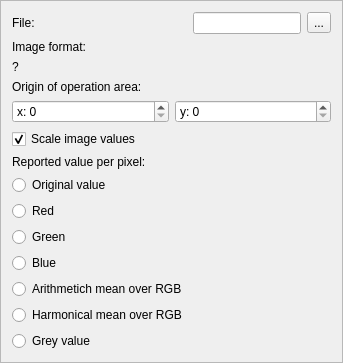
                <widget class="QFrame" name="frame_mxf1_imgparam">
                 <property name="frameShape">
                  <enum>QFrame::StyledPanel</enum>
                 </property>
                 <property name="frameShadow">
                  <enum>QFrame::Raised</enum>
                 </property>
                 <layout class="QGridLayout" name="gridLayout_5">
                  <item row="0" column="1">
                   <layout class="QHBoxLayout" name="horizontalLayout_3">
                    <item>
                     <widget class="QLineEdit" name="le_mxf1_imagepath">
                      <property name="sizePolicy">
                       <sizepolicy hsizetype="Expanding" vsizetype="Expanding">
                        <horstretch>0</horstretch>
                        <verstretch>0</verstretch>
                       </sizepolicy>
                      </property>
                      <property name="toolTip">
                       <string>&lt;!DOCTYPE HTML PUBLIC &quot;-//W3C//DTD HTML 4.0//EN&quot; &quot;http://www.w3.org/TR/REC-html40/strict.dtd&quot;&gt;
&lt;html&gt;&lt;head&gt;&lt;meta name=&quot;qrichtext&quot; content=&quot;1&quot; /&gt;&lt;style type=&quot;text/css&quot;&gt;
p, li { white-space: pre-wrap; }
&lt;/style&gt;&lt;/head&gt;&lt;body style=&quot; font-family:'DejaVu Sans'; font-size:9pt; font-weight:400; font-style:normal;&quot;&gt;
&lt;table style=&quot;-qt-table-type: root; margin-top:4px; margin-bottom:4px; margin-left:4px; margin-right:4px;&quot;&gt;
&lt;tr&gt;
&lt;td style=&quot;border: none;&quot;&gt;
&lt;p style=&quot; margin-top:0px; margin-bottom:0px; margin-left:0px; margin-right:0px; -qt-block-indent:0; text-indent:0px;&quot;&gt;&lt;img src=&quot;:/icons/folder-saved.svg.png&quot; /&gt;&lt;/p&gt;&lt;/td&gt;&lt;/tr&gt;&lt;/table&gt;&lt;/body&gt;&lt;/html&gt;</string>
                      </property>
                      <property name="readOnly">
                       <bool>true</bool>
                      </property>
                     </widget>
                    </item>
                    <item>
                     <widget class="QToolButton" name="tb_mxf1_browseImage">
                      <property name="sizePolicy">
                       <sizepolicy hsizetype="Fixed" vsizetype="Fixed">
                        <horstretch>0</horstretch>
                        <verstretch>0</verstretch>
                       </sizepolicy>
                      </property>
                      <property name="text">
                       <string>...</string>
                      </property>
                     </widget>
                    </item>
                   </layout>
                  </item>
                  <item row="5" column="0" rowspan="2" colspan="2">
                   <layout class="QHBoxLayout" name="horizontalLayout_6">
                    <item>
                     <widget class="QSpinBox" name="sb_mxf1_originX">
                      <property name="sizePolicy">
                       <sizepolicy hsizetype="Expanding" vsizetype="Fixed">
                        <horstretch>0</horstretch>
                        <verstretch>0</verstretch>
                       </sizepolicy>
                      </property>
                      <property name="prefix">
                       <string>x: </string>
                      </property>
                     </widget>
                    </item>
                    <item>
                     <widget class="QSpinBox" name="sb_mxf1_originY">
                      <property name="sizePolicy">
                       <sizepolicy hsizetype="Expanding" vsizetype="Fixed">
                        <horstretch>0</horstretch>
                        <verstretch>0</verstretch>
                       </sizepolicy>
                      </property>
                      <property name="prefix">
                       <string>y: </string>
                      </property>
                     </widget>
                    </item>
                   </layout>
                  </item>
                  <item row="4" column="0" colspan="2">
                   <widget class="QLabel" name="lbl_mxf1_origin">
                    <property name="text">
                     <string>Origin of operation area:</string>
                    </property>
                   </widget>
                  </item>
                  <item row="0" column="0">
                   <widget class="QLabel" name="lbl_mxf1_imagefile">
                    <property name="sizePolicy">
                     <sizepolicy hsizetype="Preferred" vsizetype="Preferred">
                      <horstretch>0</horstretch>
                      <verstretch>0</verstretch>
                     </sizepolicy>
                    </property>
                    <property name="text">
                     <string>File:</string>
                    </property>
                   </widget>
                  </item>
                  <item row="7" column="0" colspan="2">
                   <widget class="QCheckBox" name="cb_mxf1_imgValueScaling">
                    <property name="text">
                     <string>Scale image values</string>
                    </property>
                    <property name="checked">
                     <bool>true</bool>
                    </property>
                   </widget>
                  </item>
                  <item row="9" column="0" colspan="2">
                   <widget class="QRadioButton" name="rb_mxf1_reportOriginal">
                    <property name="text">
                     <string>Original value</string>
                    </property>
                   </widget>
                  </item>
                  <item row="8" column="0" colspan="2">
                   <widget class="QLabel" name="lbl_mxf1_reportedImgValues">
                    <property name="text">
                     <string>Reported value per pixel:</string>
                    </property>
                   </widget>
                  </item>
                  <item row="10" column="0" colspan="2">
                   <widget class="QRadioButton" name="rb_mxf1_reportRed">
                    <property name="text">
                     <string>Red</string>
                    </property>
                   </widget>
                  </item>
                  <item row="11" column="0" colspan="2">
                   <widget class="QRadioButton" name="rb_mxf1_reportGreen">
                    <property name="text">
                     <string>Green</string>
                    </property>
                   </widget>
                  </item>
                  <item row="12" column="0">
                   <widget class="QRadioButton" name="rb_mxf1_reportBlue">
                    <property name="text">
                     <string>Blue</string>
                    </property>
                   </widget>
                  </item>
                  <item row="13" column="0" colspan="2">
                   <widget class="QRadioButton" name="rb_reportArithmeticMean">
                    <property name="sizePolicy">
                     <sizepolicy hsizetype="Preferred" vsizetype="Fixed">
                      <horstretch>0</horstretch>
                      <verstretch>0</verstretch>
                     </sizepolicy>
                    </property>
                    <property name="text">
                     <string>Arithmetich mean over RGB</string>
                    </property>
                   </widget>
                  </item>
                  <item row="2" column="0" colspan="2">
                   <widget class="QLabel" name="lbl_mxf1_imageFormat">
                    <property name="sizePolicy">
                     <sizepolicy hsizetype="Preferred" vsizetype="Expanding">
                      <horstretch>0</horstretch>
                      <verstretch>0</verstretch>
                     </sizepolicy>
                    </property>
                    <property name="toolTip">
                     <string>&lt;!DOCTYPE HTML PUBLIC &quot;-//W3C//DTD HTML 4.0//EN&quot; &quot;http://www.w3.org/TR/REC-html40/strict.dtd&quot;&gt;
&lt;html&gt;&lt;head&gt;&lt;meta name=&quot;qrichtext&quot; content=&quot;1&quot; /&gt;&lt;style type=&quot;text/css&quot;&gt;
p, li { white-space: pre-wrap; }
&lt;/style&gt;&lt;/head&gt;&lt;body style=&quot; font-family:'DejaVu Sans'; font-size:9pt; font-weight:400; font-style:normal;&quot;&gt;
&lt;table style=&quot;-qt-table-type: root; margin-top:4px; margin-bottom:4px; margin-left:4px; margin-right:4px;&quot;&gt;
&lt;tr&gt;
&lt;td style=&quot;border: none;&quot;&gt;
&lt;p style=&quot; margin-top:15px; margin-bottom:0px; margin-left:0px; margin-right:0px; -qt-block-indent:0; text-indent:0px; background-color:#f6f6f6;&quot;&gt;&lt;span style=&quot; font-family:'Verdana'; font-size:large; font-weight:600; color:#363534; background-color:#f6f6f6;&quot;&gt;enum QImage::Format&lt;/span&gt;&lt;/p&gt;
&lt;p style=&quot; margin-top:0px; margin-bottom:0px; margin-left:0px; margin-right:0px; -qt-block-indent:0; text-indent:0px;&quot;&gt;&lt;span style=&quot; font-family:'Verdana'; font-size:medium; color:#363534;&quot;&gt;The following image formats are available in Qt. Values greater than QImage::Format_RGB16 were added in Qt 4.4. See the notes after the table.&lt;/span&gt;&lt;/p&gt;
&lt;table border=&quot;0&quot; style=&quot; margin-top:0px; margin-bottom:25px; margin-left:0px; margin-right:0px;&quot; cellspacing=&quot;2&quot; cellpadding=&quot;0&quot; bgcolor=&quot;#f6f6f6&quot;&gt;
&lt;tr&gt;
&lt;td&gt;&lt;/td&gt;
&lt;td&gt;&lt;/td&gt;
&lt;td&gt;&lt;/td&gt;&lt;/tr&gt;
&lt;tr&gt;
&lt;td bgcolor=&quot;#e1e1e1&quot; style=&quot; padding-left:15; padding-right:15; padding-top:5; padding-bottom:5;&quot;&gt;
&lt;p align=&quot;center&quot; style=&quot; margin-top:0px; margin-bottom:0px; margin-left:0px; margin-right:0px; -qt-block-indent:0; text-indent:0px;&quot;&gt;&lt;span style=&quot; font-family:'Verdana'; font-size:medium; font-weight:600; color:#363534; background-color:#e1e1e1;&quot;&gt;Constant&lt;/span&gt;&lt;/p&gt;&lt;/td&gt;
&lt;td bgcolor=&quot;#e1e1e1&quot; style=&quot; padding-left:15; padding-right:15; padding-top:5; padding-bottom:5;&quot;&gt;
&lt;p align=&quot;center&quot; style=&quot; margin-top:0px; margin-bottom:0px; margin-left:0px; margin-right:0px; -qt-block-indent:0; text-indent:0px;&quot;&gt;&lt;span style=&quot; font-family:'Verdana'; font-size:medium; font-weight:600; color:#363534; background-color:#e1e1e1;&quot;&gt;Value&lt;/span&gt;&lt;/p&gt;&lt;/td&gt;
&lt;td bgcolor=&quot;#e1e1e1&quot; style=&quot; padding-left:15; padding-right:15; padding-top:5; padding-bottom:5;&quot;&gt;
&lt;p align=&quot;center&quot; style=&quot; margin-top:0px; margin-bottom:0px; margin-left:0px; margin-right:0px; -qt-block-indent:0; text-indent:0px;&quot;&gt;&lt;span style=&quot; font-family:'Verdana'; font-size:medium; font-weight:600; color:#363534; background-color:#e1e1e1;&quot;&gt;Description&lt;/span&gt;&lt;/p&gt;&lt;/td&gt;&lt;/tr&gt;
&lt;tr&gt;
&lt;td style=&quot; vertical-align:top; padding-left:20; padding-right:15; padding-top:3; padding-bottom:3;&quot;&gt;
&lt;p style=&quot; margin-top:0px; margin-bottom:0px; margin-left:0px; margin-right:0px; -qt-block-indent:0; text-indent:0px;&quot;&gt;&lt;span style=&quot; font-family:'Courier New,courier'; font-size:medium; color:#363534;&quot;&gt;QImage::Format_Invalid&lt;/span&gt;&lt;/p&gt;&lt;/td&gt;
&lt;td style=&quot; vertical-align:top; padding-left:20; padding-right:15; padding-top:3; padding-bottom:3;&quot;&gt;
&lt;p style=&quot; margin-top:0px; margin-bottom:0px; margin-left:0px; margin-right:0px; -qt-block-indent:0; text-indent:0px;&quot;&gt;&lt;span style=&quot; font-family:'Courier New,courier'; font-size:medium; color:#363534;&quot;&gt;0&lt;/span&gt;&lt;/p&gt;&lt;/td&gt;
&lt;td style=&quot; vertical-align:top; padding-left:20; padding-right:15; padding-top:3; padding-bottom:3;&quot;&gt;
&lt;p style=&quot; margin-top:0px; margin-bottom:0px; margin-left:0px; margin-right:0px; -qt-block-indent:0; text-indent:0px;&quot;&gt;&lt;span style=&quot; font-family:'Verdana'; font-size:medium; color:#363534;&quot;&gt;The image is invalid.&lt;/span&gt;&lt;/p&gt;&lt;/td&gt;&lt;/tr&gt;
&lt;tr&gt;
&lt;td style=&quot; vertical-align:top; padding-left:20; padding-right:15; padding-top:3; padding-bottom:3;&quot;&gt;
&lt;p style=&quot; margin-top:0px; margin-bottom:0px; margin-left:0px; margin-right:0px; -qt-block-indent:0; text-indent:0px;&quot;&gt;&lt;span style=&quot; font-family:'Courier New,courier'; font-size:medium; color:#363534;&quot;&gt;QImage::Format_Mono&lt;/span&gt;&lt;/p&gt;&lt;/td&gt;
&lt;td style=&quot; vertical-align:top; padding-left:20; padding-right:15; padding-top:3; padding-bottom:3;&quot;&gt;
&lt;p style=&quot; margin-top:0px; margin-bottom:0px; margin-left:0px; margin-right:0px; -qt-block-indent:0; text-indent:0px;&quot;&gt;&lt;span style=&quot; font-family:'Courier New,courier'; font-size:medium; color:#363534;&quot;&gt;1&lt;/span&gt;&lt;/p&gt;&lt;/td&gt;
&lt;td style=&quot; vertical-align:top; padding-left:20; padding-right:15; padding-top:3; padding-bottom:3;&quot;&gt;
&lt;p style=&quot; margin-top:0px; margin-bottom:0px; margin-left:0px; margin-right:0px; -qt-block-indent:0; text-indent:0px;&quot;&gt;&lt;span style=&quot; font-family:'Verdana'; font-size:medium; color:#363534;&quot;&gt;The image is stored using 1-bit per pixel. Bytes are packed with the most significant bit (MSB) first.&lt;/span&gt;&lt;/p&gt;&lt;/td&gt;&lt;/tr&gt;
&lt;tr&gt;
&lt;td style=&quot; vertical-align:top; padding-left:20; padding-right:15; padding-top:3; padding-bottom:3;&quot;&gt;
&lt;p style=&quot; margin-top:0px; margin-bottom:0px; margin-left:0px; margin-right:0px; -qt-block-indent:0; text-indent:0px;&quot;&gt;&lt;span style=&quot; font-family:'Courier New,courier'; font-size:medium; color:#363534;&quot;&gt;QImage::Format_MonoLSB&lt;/span&gt;&lt;/p&gt;&lt;/td&gt;
&lt;td style=&quot; vertical-align:top; padding-left:20; padding-right:15; padding-top:3; padding-bottom:3;&quot;&gt;
&lt;p style=&quot; margin-top:0px; margin-bottom:0px; margin-left:0px; margin-right:0px; -qt-block-indent:0; text-indent:0px;&quot;&gt;&lt;span style=&quot; font-family:'Courier New,courier'; font-size:medium; color:#363534;&quot;&gt;2&lt;/span&gt;&lt;/p&gt;&lt;/td&gt;
&lt;td style=&quot; vertical-align:top; padding-left:20; padding-right:15; padding-top:3; padding-bottom:3;&quot;&gt;
&lt;p style=&quot; margin-top:0px; margin-bottom:0px; margin-left:0px; margin-right:0px; -qt-block-indent:0; text-indent:0px;&quot;&gt;&lt;span style=&quot; font-family:'Verdana'; font-size:medium; color:#363534;&quot;&gt;The image is stored using 1-bit per pixel. Bytes are packed with the less significant bit (LSB) first.&lt;/span&gt;&lt;/p&gt;&lt;/td&gt;&lt;/tr&gt;
&lt;tr&gt;
&lt;td style=&quot; vertical-align:top; padding-left:20; padding-right:15; padding-top:3; padding-bottom:3;&quot;&gt;
&lt;p style=&quot; margin-top:0px; margin-bottom:0px; margin-left:0px; margin-right:0px; -qt-block-indent:0; text-indent:0px;&quot;&gt;&lt;span style=&quot; font-family:'Courier New,courier'; font-size:medium; color:#363534;&quot;&gt;QImage::Format_Indexed8&lt;/span&gt;&lt;/p&gt;&lt;/td&gt;
&lt;td style=&quot; vertical-align:top; padding-left:20; padding-right:15; padding-top:3; padding-bottom:3;&quot;&gt;
&lt;p style=&quot; margin-top:0px; margin-bottom:0px; margin-left:0px; margin-right:0px; -qt-block-indent:0; text-indent:0px;&quot;&gt;&lt;span style=&quot; font-family:'Courier New,courier'; font-size:medium; color:#363534;&quot;&gt;3&lt;/span&gt;&lt;/p&gt;&lt;/td&gt;
&lt;td style=&quot; vertical-align:top; padding-left:20; padding-right:15; padding-top:3; padding-bottom:3;&quot;&gt;
&lt;p style=&quot; margin-top:0px; margin-bottom:0px; margin-left:0px; margin-right:0px; -qt-block-indent:0; text-indent:0px;&quot;&gt;&lt;span style=&quot; font-family:'Verdana'; font-size:medium; color:#363534;&quot;&gt;The image is stored using 8-bit indexes into a colormap.&lt;/span&gt;&lt;/p&gt;&lt;/td&gt;&lt;/tr&gt;
&lt;tr&gt;
&lt;td style=&quot; vertical-align:top; padding-left:20; padding-right:15; padding-top:3; padding-bottom:3;&quot;&gt;
&lt;p style=&quot; margin-top:0px; margin-bottom:0px; margin-left:0px; margin-right:0px; -qt-block-indent:0; text-indent:0px;&quot;&gt;&lt;span style=&quot; font-family:'Courier New,courier'; font-size:medium; color:#363534;&quot;&gt;QImage::Format_RGB32&lt;/span&gt;&lt;/p&gt;&lt;/td&gt;
&lt;td style=&quot; vertical-align:top; padding-left:20; padding-right:15; padding-top:3; padding-bottom:3;&quot;&gt;
&lt;p style=&quot; margin-top:0px; margin-bottom:0px; margin-left:0px; margin-right:0px; -qt-block-indent:0; text-indent:0px;&quot;&gt;&lt;span style=&quot; font-family:'Courier New,courier'; font-size:medium; color:#363534;&quot;&gt;4&lt;/span&gt;&lt;/p&gt;&lt;/td&gt;
&lt;td style=&quot; vertical-align:top; padding-left:20; padding-right:15; padding-top:3; padding-bottom:3;&quot;&gt;
&lt;p style=&quot; margin-top:0px; margin-bottom:0px; margin-left:0px; margin-right:0px; -qt-block-indent:0; text-indent:0px;&quot;&gt;&lt;span style=&quot; font-family:'Verdana'; font-size:medium; color:#363534;&quot;&gt;The image is stored using a 32-bit RGB format (0xffRRGGBB).&lt;/span&gt;&lt;/p&gt;&lt;/td&gt;&lt;/tr&gt;
&lt;tr&gt;
&lt;td style=&quot; vertical-align:top; padding-left:20; padding-right:15; padding-top:3; padding-bottom:3;&quot;&gt;
&lt;p style=&quot; margin-top:0px; margin-bottom:0px; margin-left:0px; margin-right:0px; -qt-block-indent:0; text-indent:0px;&quot;&gt;&lt;span style=&quot; font-family:'Courier New,courier'; font-size:medium; color:#363534;&quot;&gt;QImage::Format_ARGB32&lt;/span&gt;&lt;/p&gt;&lt;/td&gt;
&lt;td style=&quot; vertical-align:top; padding-left:20; padding-right:15; padding-top:3; padding-bottom:3;&quot;&gt;
&lt;p style=&quot; margin-top:0px; margin-bottom:0px; margin-left:0px; margin-right:0px; -qt-block-indent:0; text-indent:0px;&quot;&gt;&lt;span style=&quot; font-family:'Courier New,courier'; font-size:medium; color:#363534;&quot;&gt;5&lt;/span&gt;&lt;/p&gt;&lt;/td&gt;
&lt;td style=&quot; vertical-align:top; padding-left:20; padding-right:15; padding-top:3; padding-bottom:3;&quot;&gt;
&lt;p style=&quot; margin-top:0px; margin-bottom:0px; margin-left:0px; margin-right:0px; -qt-block-indent:0; text-indent:0px;&quot;&gt;&lt;span style=&quot; font-family:'Verdana'; font-size:medium; color:#363534;&quot;&gt;The image is stored using a 32-bit ARGB format (0xAARRGGBB).&lt;/span&gt;&lt;/p&gt;&lt;/td&gt;&lt;/tr&gt;
&lt;tr&gt;
&lt;td style=&quot; vertical-align:top; padding-left:20; padding-right:15; padding-top:3; padding-bottom:3;&quot;&gt;
&lt;p style=&quot; margin-top:0px; margin-bottom:0px; margin-left:0px; margin-right:0px; -qt-block-indent:0; text-indent:0px;&quot;&gt;&lt;span style=&quot; font-family:'Courier New,courier'; font-size:medium; color:#363534;&quot;&gt;QImage::Format_ARGB32_Premultiplied&lt;/span&gt;&lt;/p&gt;&lt;/td&gt;
&lt;td style=&quot; vertical-align:top; padding-left:20; padding-right:15; padding-top:3; padding-bottom:3;&quot;&gt;
&lt;p style=&quot; margin-top:0px; margin-bottom:0px; margin-left:0px; margin-right:0px; -qt-block-indent:0; text-indent:0px;&quot;&gt;&lt;span style=&quot; font-family:'Courier New,courier'; font-size:medium; color:#363534;&quot;&gt;6&lt;/span&gt;&lt;/p&gt;&lt;/td&gt;
&lt;td style=&quot; vertical-align:top; padding-left:20; padding-right:15; padding-top:3; padding-bottom:3;&quot;&gt;
&lt;p style=&quot; margin-top:0px; margin-bottom:0px; margin-left:0px; margin-right:0px; -qt-block-indent:0; text-indent:0px;&quot;&gt;&lt;span style=&quot; font-family:'Verdana'; font-size:medium; color:#363534;&quot;&gt;The image is stored using a premultiplied 32-bit ARGB format (0xAARRGGBB), i.e. the red, green, and blue channels are multiplied by the alpha component divided by 255. (If RR, GG, or BB has a higher value than the alpha channel, the results are undefined.) Certain operations (such as image composition using alpha blending) are faster using premultiplied ARGB32 than with plain ARGB32.&lt;/span&gt;&lt;/p&gt;&lt;/td&gt;&lt;/tr&gt;
&lt;tr&gt;
&lt;td style=&quot; vertical-align:top; padding-left:20; padding-right:15; padding-top:3; padding-bottom:3;&quot;&gt;
&lt;p style=&quot; margin-top:0px; margin-bottom:0px; margin-left:0px; margin-right:0px; -qt-block-indent:0; text-indent:0px;&quot;&gt;&lt;span style=&quot; font-family:'Courier New,courier'; font-size:medium; color:#363534;&quot;&gt;QImage::Format_RGB16&lt;/span&gt;&lt;/p&gt;&lt;/td&gt;
&lt;td style=&quot; vertical-align:top; padding-left:20; padding-right:15; padding-top:3; padding-bottom:3;&quot;&gt;
&lt;p style=&quot; margin-top:0px; margin-bottom:0px; margin-left:0px; margin-right:0px; -qt-block-indent:0; text-indent:0px;&quot;&gt;&lt;span style=&quot; font-family:'Courier New,courier'; font-size:medium; color:#363534;&quot;&gt;7&lt;/span&gt;&lt;/p&gt;&lt;/td&gt;
&lt;td style=&quot; vertical-align:top; padding-left:20; padding-right:15; padding-top:3; padding-bottom:3;&quot;&gt;
&lt;p style=&quot; margin-top:0px; margin-bottom:0px; margin-left:0px; margin-right:0px; -qt-block-indent:0; text-indent:0px;&quot;&gt;&lt;span style=&quot; font-family:'Verdana'; font-size:medium; color:#363534;&quot;&gt;The image is stored using a 16-bit RGB format (5-6-5).&lt;/span&gt;&lt;/p&gt;&lt;/td&gt;&lt;/tr&gt;
&lt;tr&gt;
&lt;td style=&quot; vertical-align:top; padding-left:20; padding-right:15; padding-top:3; padding-bottom:3;&quot;&gt;
&lt;p style=&quot; margin-top:0px; margin-bottom:0px; margin-left:0px; margin-right:0px; -qt-block-indent:0; text-indent:0px;&quot;&gt;&lt;span style=&quot; font-family:'Courier New,courier'; font-size:medium; color:#363534;&quot;&gt;QImage::Format_ARGB8565_Premultiplied&lt;/span&gt;&lt;/p&gt;&lt;/td&gt;
&lt;td style=&quot; vertical-align:top; padding-left:20; padding-right:15; padding-top:3; padding-bottom:3;&quot;&gt;
&lt;p style=&quot; margin-top:0px; margin-bottom:0px; margin-left:0px; margin-right:0px; -qt-block-indent:0; text-indent:0px;&quot;&gt;&lt;span style=&quot; font-family:'Courier New,courier'; font-size:medium; color:#363534;&quot;&gt;8&lt;/span&gt;&lt;/p&gt;&lt;/td&gt;
&lt;td style=&quot; vertical-align:top; padding-left:20; padding-right:15; padding-top:3; padding-bottom:3;&quot;&gt;
&lt;p style=&quot; margin-top:0px; margin-bottom:0px; margin-left:0px; margin-right:0px; -qt-block-indent:0; text-indent:0px;&quot;&gt;&lt;span style=&quot; font-family:'Verdana'; font-size:medium; color:#363534;&quot;&gt;The image is stored using a premultiplied 24-bit ARGB format (8-5-6-5).&lt;/span&gt;&lt;/p&gt;&lt;/td&gt;&lt;/tr&gt;
&lt;tr&gt;
&lt;td style=&quot; vertical-align:top; padding-left:20; padding-right:15; padding-top:3; padding-bottom:3;&quot;&gt;
&lt;p style=&quot; margin-top:0px; margin-bottom:0px; margin-left:0px; margin-right:0px; -qt-block-indent:0; text-indent:0px;&quot;&gt;&lt;span style=&quot; font-family:'Courier New,courier'; font-size:medium; color:#363534;&quot;&gt;QImage::Format_RGB666&lt;/span&gt;&lt;/p&gt;&lt;/td&gt;
&lt;td style=&quot; vertical-align:top; padding-left:20; padding-right:15; padding-top:3; padding-bottom:3;&quot;&gt;
&lt;p style=&quot; margin-top:0px; margin-bottom:0px; margin-left:0px; margin-right:0px; -qt-block-indent:0; text-indent:0px;&quot;&gt;&lt;span style=&quot; font-family:'Courier New,courier'; font-size:medium; color:#363534;&quot;&gt;9&lt;/span&gt;&lt;/p&gt;&lt;/td&gt;
&lt;td style=&quot; vertical-align:top; padding-left:20; padding-right:15; padding-top:3; padding-bottom:3;&quot;&gt;
&lt;p style=&quot; margin-top:0px; margin-bottom:0px; margin-left:0px; margin-right:0px; -qt-block-indent:0; text-indent:0px;&quot;&gt;&lt;span style=&quot; font-family:'Verdana'; font-size:medium; color:#363534;&quot;&gt;The image is stored using a 24-bit RGB format (6-6-6). The unused most significant bits is always zero.&lt;/span&gt;&lt;/p&gt;&lt;/td&gt;&lt;/tr&gt;
&lt;tr&gt;
&lt;td style=&quot; vertical-align:top; padding-left:20; padding-right:15; padding-top:3; padding-bottom:3;&quot;&gt;
&lt;p style=&quot; margin-top:0px; margin-bottom:0px; margin-left:0px; margin-right:0px; -qt-block-indent:0; text-indent:0px;&quot;&gt;&lt;span style=&quot; font-family:'Courier New,courier'; font-size:medium; color:#363534;&quot;&gt;QImage::Format_ARGB6666_Premultiplied&lt;/span&gt;&lt;/p&gt;&lt;/td&gt;
&lt;td style=&quot; vertical-align:top; padding-left:20; padding-right:15; padding-top:3; padding-bottom:3;&quot;&gt;
&lt;p style=&quot; margin-top:0px; margin-bottom:0px; margin-left:0px; margin-right:0px; -qt-block-indent:0; text-indent:0px;&quot;&gt;&lt;span style=&quot; font-family:'Courier New,courier'; font-size:medium; color:#363534;&quot;&gt;10&lt;/span&gt;&lt;/p&gt;&lt;/td&gt;
&lt;td style=&quot; vertical-align:top; padding-left:20; padding-right:15; padding-top:3; padding-bottom:3;&quot;&gt;
&lt;p style=&quot; margin-top:0px; margin-bottom:0px; margin-left:0px; margin-right:0px; -qt-block-indent:0; text-indent:0px;&quot;&gt;&lt;span style=&quot; font-family:'Verdana'; font-size:medium; color:#363534;&quot;&gt;The image is stored using a premultiplied 24-bit ARGB format (6-6-6-6).&lt;/span&gt;&lt;/p&gt;&lt;/td&gt;&lt;/tr&gt;
&lt;tr&gt;
&lt;td style=&quot; vertical-align:top; padding-left:20; padding-right:15; padding-top:3; padding-bottom:3;&quot;&gt;
&lt;p style=&quot; margin-top:0px; margin-bottom:0px; margin-left:0px; margin-right:0px; -qt-block-indent:0; text-indent:0px;&quot;&gt;&lt;span style=&quot; font-family:'Courier New,courier'; font-size:medium; color:#363534;&quot;&gt;QImage::Format_RGB555&lt;/span&gt;&lt;/p&gt;&lt;/td&gt;
&lt;td style=&quot; vertical-align:top; padding-left:20; padding-right:15; padding-top:3; padding-bottom:3;&quot;&gt;
&lt;p style=&quot; margin-top:0px; margin-bottom:0px; margin-left:0px; margin-right:0px; -qt-block-indent:0; text-indent:0px;&quot;&gt;&lt;span style=&quot; font-family:'Courier New,courier'; font-size:medium; color:#363534;&quot;&gt;11&lt;/span&gt;&lt;/p&gt;&lt;/td&gt;
&lt;td style=&quot; vertical-align:top; padding-left:20; padding-right:15; padding-top:3; padding-bottom:3;&quot;&gt;
&lt;p style=&quot; margin-top:0px; margin-bottom:0px; margin-left:0px; margin-right:0px; -qt-block-indent:0; text-indent:0px;&quot;&gt;&lt;span style=&quot; font-family:'Verdana'; font-size:medium; color:#363534;&quot;&gt;The image is stored using a 16-bit RGB format (5-5-5). The unused most significant bit is always zero.&lt;/span&gt;&lt;/p&gt;&lt;/td&gt;&lt;/tr&gt;
&lt;tr&gt;
&lt;td style=&quot; vertical-align:top; padding-left:20; padding-right:15; padding-top:3; padding-bottom:3;&quot;&gt;
&lt;p style=&quot; margin-top:0px; margin-bottom:0px; margin-left:0px; margin-right:0px; -qt-block-indent:0; text-indent:0px;&quot;&gt;&lt;span style=&quot; font-family:'Courier New,courier'; font-size:medium; color:#363534;&quot;&gt;QImage::Format_ARGB8555_Premultiplied&lt;/span&gt;&lt;/p&gt;&lt;/td&gt;
&lt;td style=&quot; vertical-align:top; padding-left:20; padding-right:15; padding-top:3; padding-bottom:3;&quot;&gt;
&lt;p style=&quot; margin-top:0px; margin-bottom:0px; margin-left:0px; margin-right:0px; -qt-block-indent:0; text-indent:0px;&quot;&gt;&lt;span style=&quot; font-family:'Courier New,courier'; font-size:medium; color:#363534;&quot;&gt;12&lt;/span&gt;&lt;/p&gt;&lt;/td&gt;
&lt;td style=&quot; vertical-align:top; padding-left:20; padding-right:15; padding-top:3; padding-bottom:3;&quot;&gt;
&lt;p style=&quot; margin-top:0px; margin-bottom:0px; margin-left:0px; margin-right:0px; -qt-block-indent:0; text-indent:0px;&quot;&gt;&lt;span style=&quot; font-family:'Verdana'; font-size:medium; color:#363534;&quot;&gt;The image is stored using a premultiplied 24-bit ARGB format (8-5-5-5).&lt;/span&gt;&lt;/p&gt;&lt;/td&gt;&lt;/tr&gt;
&lt;tr&gt;
&lt;td style=&quot; vertical-align:top; padding-left:20; padding-right:15; padding-top:3; padding-bottom:3;&quot;&gt;
&lt;p style=&quot; margin-top:0px; margin-bottom:0px; margin-left:0px; margin-right:0px; -qt-block-indent:0; text-indent:0px;&quot;&gt;&lt;span style=&quot; font-family:'Courier New,courier'; font-size:medium; color:#363534;&quot;&gt;QImage::Format_RGB888&lt;/span&gt;&lt;/p&gt;&lt;/td&gt;
&lt;td style=&quot; vertical-align:top; padding-left:20; padding-right:15; padding-top:3; padding-bottom:3;&quot;&gt;
&lt;p style=&quot; margin-top:0px; margin-bottom:0px; margin-left:0px; margin-right:0px; -qt-block-indent:0; text-indent:0px;&quot;&gt;&lt;span style=&quot; font-family:'Courier New,courier'; font-size:medium; color:#363534;&quot;&gt;13&lt;/span&gt;&lt;/p&gt;&lt;/td&gt;
&lt;td style=&quot; vertical-align:top; padding-left:20; padding-right:15; padding-top:3; padding-bottom:3;&quot;&gt;
&lt;p style=&quot; margin-top:0px; margin-bottom:0px; margin-left:0px; margin-right:0px; -qt-block-indent:0; text-indent:0px;&quot;&gt;&lt;span style=&quot; font-family:'Verdana'; font-size:medium; color:#363534;&quot;&gt;The image is stored using a 24-bit RGB format (8-8-8).&lt;/span&gt;&lt;/p&gt;&lt;/td&gt;&lt;/tr&gt;
&lt;tr&gt;
&lt;td style=&quot; vertical-align:top; padding-left:20; padding-right:15; padding-top:3; padding-bottom:3;&quot;&gt;
&lt;p style=&quot; margin-top:0px; margin-bottom:0px; margin-left:0px; margin-right:0px; -qt-block-indent:0; text-indent:0px;&quot;&gt;&lt;span style=&quot; font-family:'Courier New,courier'; font-size:medium; color:#363534;&quot;&gt;QImage::Format_RGB444&lt;/span&gt;&lt;/p&gt;&lt;/td&gt;
&lt;td style=&quot; vertical-align:top; padding-left:20; padding-right:15; padding-top:3; padding-bottom:3;&quot;&gt;
&lt;p style=&quot; margin-top:0px; margin-bottom:0px; margin-left:0px; margin-right:0px; -qt-block-indent:0; text-indent:0px;&quot;&gt;&lt;span style=&quot; font-family:'Courier New,courier'; font-size:medium; color:#363534;&quot;&gt;14&lt;/span&gt;&lt;/p&gt;&lt;/td&gt;
&lt;td style=&quot; vertical-align:top; padding-left:20; padding-right:15; padding-top:3; padding-bottom:3;&quot;&gt;
&lt;p style=&quot; margin-top:0px; margin-bottom:0px; margin-left:0px; margin-right:0px; -qt-block-indent:0; text-indent:0px;&quot;&gt;&lt;span style=&quot; font-family:'Verdana'; font-size:medium; color:#363534;&quot;&gt;The image is stored using a 16-bit RGB format (4-4-4). The unused bits are always zero.&lt;/span&gt;&lt;/p&gt;&lt;/td&gt;&lt;/tr&gt;
&lt;tr&gt;
&lt;td style=&quot; vertical-align:top; padding-left:20; padding-right:15; padding-top:3; padding-bottom:3;&quot;&gt;
&lt;p style=&quot; margin-top:0px; margin-bottom:0px; margin-left:0px; margin-right:0px; -qt-block-indent:0; text-indent:0px;&quot;&gt;&lt;span style=&quot; font-family:'Courier New,courier'; font-size:medium; color:#363534;&quot;&gt;QImage::Format_ARGB4444_Premultiplied&lt;/span&gt;&lt;/p&gt;&lt;/td&gt;
&lt;td style=&quot; vertical-align:top; padding-left:20; padding-right:15; padding-top:3; padding-bottom:3;&quot;&gt;
&lt;p style=&quot; margin-top:0px; margin-bottom:0px; margin-left:0px; margin-right:0px; -qt-block-indent:0; text-indent:0px;&quot;&gt;&lt;span style=&quot; font-family:'Courier New,courier'; font-size:medium; color:#363534;&quot;&gt;15&lt;/span&gt;&lt;/p&gt;&lt;/td&gt;
&lt;td style=&quot; vertical-align:top; padding-left:20; padding-right:15; padding-top:3; padding-bottom:3;&quot;&gt;
&lt;p style=&quot; margin-top:0px; margin-bottom:0px; margin-left:0px; margin-right:0px; -qt-block-indent:0; text-indent:0px;&quot;&gt;&lt;span style=&quot; font-family:'Verdana'; font-size:medium; color:#363534;&quot;&gt;The image is stored using a premultiplied 16-bit ARGB format (4-4-4-4).&lt;/span&gt;&lt;/p&gt;&lt;/td&gt;&lt;/tr&gt;&lt;/table&gt;
&lt;p style=&quot; margin-top:0px; margin-bottom:0px; margin-left:0px; margin-right:0px; -qt-block-indent:0; text-indent:0px;&quot;&gt;&lt;span style=&quot; font-family:'Verdana'; font-size:medium; color:#363534;&quot;&gt;This text has been copied from the Qt documentation addressed as follows:&lt;/span&gt;&lt;/p&gt;
&lt;p style=&quot; margin-top:0px; margin-bottom:0px; margin-left:0px; margin-right:0px; -qt-block-indent:0; text-indent:0px;&quot;&gt;&lt;span style=&quot; font-family:'Verdana'; font-size:medium; color:#363534;&quot;&gt;&amp;quot;qthelp://com.trolltech.qt.470/qdoc/qimage.html#Format-enum&amp;quot;.&lt;/span&gt;&lt;/p&gt;
&lt;p style=&quot; margin-top:0px; margin-bottom:0px; margin-left:0px; margin-right:0px; -qt-block-indent:0; text-indent:0px;&quot;&gt;&lt;span style=&quot; font-family:'Verdana'; font-size:medium; color:#363534;&quot;&gt;All copyrights held by its procuder do fully apply.&lt;/span&gt;&lt;/p&gt;
&lt;p style=&quot;-qt-paragraph-type:empty; margin-top:0px; margin-bottom:0px; margin-left:0px; margin-right:0px; -qt-block-indent:0; text-indent:0px; font-family:'Verdana'; font-size:medium; color:#363534;&quot;&gt;&lt;/p&gt;&lt;/td&gt;&lt;/tr&gt;&lt;/table&gt;&lt;/body&gt;&lt;/html&gt;</string>
                    </property>
                    <property name="text">
                     <string>Image format:</string>
                    </property>
                   </widget>
                  </item>
                  <item row="3" column="0" colspan="2">
                   <widget class="QLabel" name="lbl_mxf1_imageFormatData">
                    <property name="sizePolicy">
                     <sizepolicy hsizetype="Expanding" vsizetype="Expanding">
                      <horstretch>0</horstretch>
                      <verstretch>0</verstretch>
                     </sizepolicy>
                    </property>
                    <property name="text">
                     <string>?</string>
                    </property>
                    <property name="wordWrap">
                     <bool>true</bool>
                    </property>
                   </widget>
                  </item>
                  <item row="14" column="0">
                   <widget class="QRadioButton" name="rb_reportHarmonicalMean">
                    <property name="sizePolicy">
                     <sizepolicy hsizetype="Preferred" vsizetype="Fixed">
                      <horstretch>0</horstretch>
                      <verstretch>0</verstretch>
                     </sizepolicy>
                    </property>
                    <property name="text">
                     <string>Harmonical mean over RGB</string>
                    </property>
                   </widget>
                  </item>
                  <item row="15" column="0">
                   <widget class="QRadioButton" name="rb_reportGrey">
                    <property name="text">
                     <string>Grey value</string>
                    </property>
                   </widget>
                  </item>
                 </layout>
                </widget>
